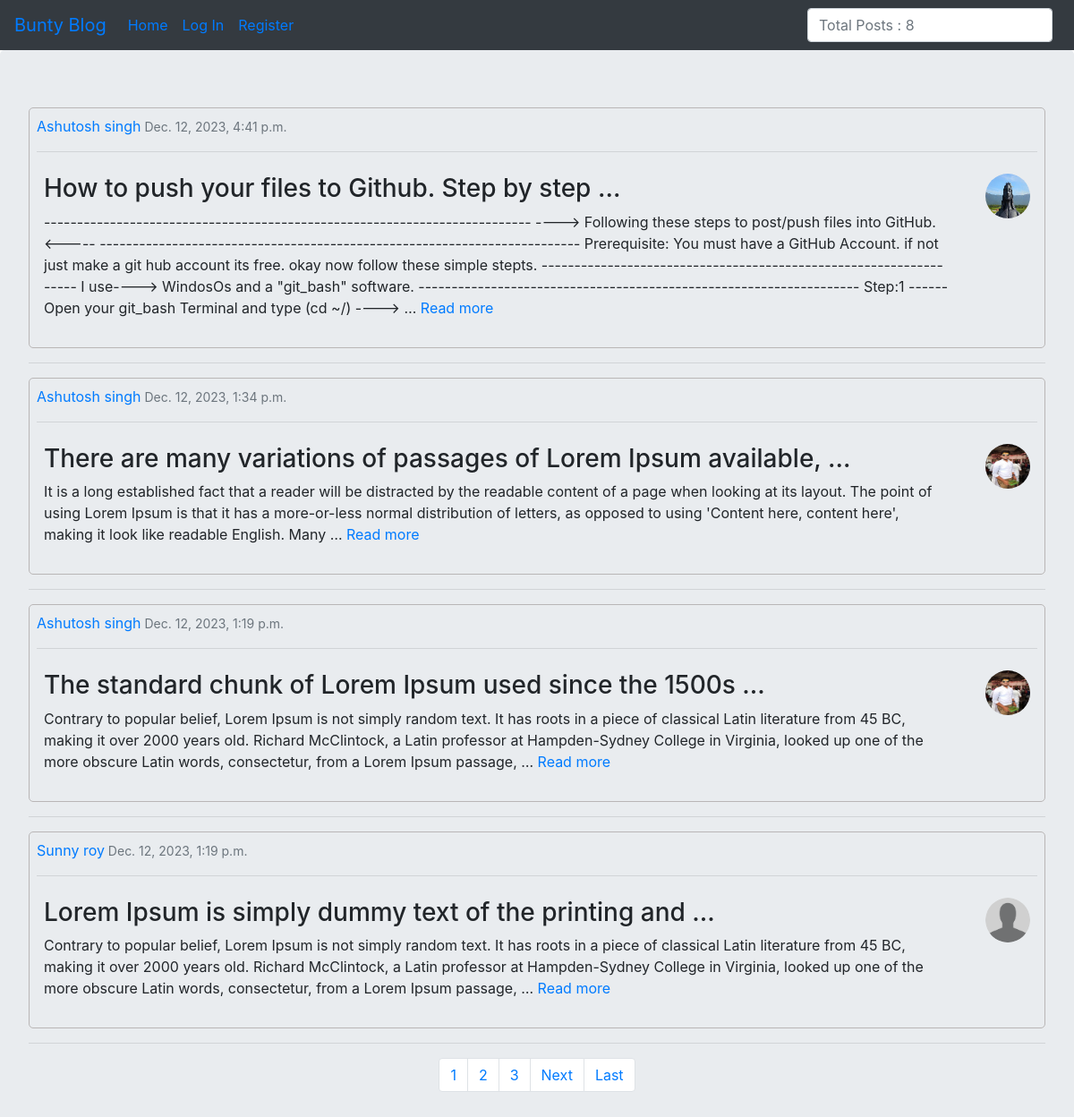
The page / on the database its author committed.
### blogapp/models.py (models this page shows, shortened)
class Post(models.Model):
    title=models.CharField(max_length=100)
    body=models.TextField()
    author=models.ForeignKey(User,on_delete=models.CASCADE)
    date=models.DateTimeField(default=timezone.now)
    like=models.ManyToManyField(User,related_name='like',blank=True)

### users/models.py (models this page shows, shortened)
class Profile(models.Model):
    user=models.OneToOneField(User,on_delete=models.CASCADE)
    bio=models.CharField(max_length=30)
    fb_url=models.CharField(max_length=50)
    image=models.ImageField(default='default.jpg',upload_to='profile_pic')

### blogapp/views.py (the view)
# urls.py: 2. Add a URL to urlpatterns:  path('', Home.as_view(), name='home')
def Home(request):
    posts = Post.objects.all().order_by('-id')
    total = Post.objects.all().count()
    items_per_page = 4
    paginator = Paginator(posts, items_per_page)
    page = request.GET.get('page')
    try:
        current_page = paginator.page(page)
    except PageNotAnInteger:
        current_page = paginator.page(1)
    except EmptyPage:
        current_page = paginator.page(paginator.num_pages)
    return render(request, 'blogapp/home.html', {'title': 'Home', 'posts': posts, 'total': total, 'current_page': current_page})

### templates/blogapp/home.html (shortened to what this page needs)
{% extends 'blogapp/base.html' %}
{% block bodyblock %}
<div class="jumbotron">
    {% for post in current_page %}
    <div class="container p-2" style="border: 1px solid rgb(185, 182, 182); border-radius: 5px;">
        <a href="#"> {{post.author.first_name | capfirst}} {{post.author.last_name}}</a><small class="text-muted">
            {{post.date}} </small>
        <hr>
        <div class="d-flex bd-highlight">
            <div class="p-2 flex-grow-1 bd-highlight">
                <h3>{{post.title | capfirst | truncatewords:10}}</h3>
                <p>{{post.body | truncatewords:55 }} <a href="/details/{{post.id}}">Read more</a></p>
            </div>
            <div class="p-2 bd-highlight"> <img class="ml-4 rounded-circle" src="{{post.author.profile.image.url}}"
                    alt="No image" width="50" height="50"></div>
        </div>
    </div>
    <hr>
    {% endfor %}
    <nav aria-label="Page navigation example">
        <ul class="pagination justify-content-center">
            <li class="page-item"><a class="page-link" href="?page=1">1</a></li>
            <li class="page-item"><a class="page-link" href="?page=2">2</a></li>
            <li class="page-item"><a class="page-link" href="?page=3">3</a></li>
            {% if current_page.has_next %}
            <li class="page-item"><a class="page-link" href=" ?page={{ current_page.next_page_number }}">Next</a>
            <li class="page-item"><a class="page-link" href=" ?page={{ current_page.paginator.num_pages }}">Last</a>
            </li>
            {% endif %}
        </ul>
    </nav>
</div>
{% endblock %}

### templates/blogapp/base.html (shortened to what this page needs)
<!DOCTYPE html>
<html lang="en">
<head>
    <link rel="stylesheet" href="https://cdn.jsdelivr.net/npm/bootstrap@4.6.2/dist/css/bootstrap.min.css"
>
</head>
<body>
    <nav class="navbar navbar-expand-lg avbar-dark bg-dark ">
        <a class="navbar-brand" href="/">Bunty Blog</a>
        <div class="collapse navbar-collapse" id="navbarSupportedContent">
            <ul class="navbar-nav mr-auto">
                <li class="nav-item active">
                    <a class="nav-link" href="/">Home <span class="sr-only">(current)</span></a>
                </li>
                {% if user.is_authenticated %}
                <li class="nav-item">
                    <a class="nav-link" href="/mypost/{{user.id}}">My Posts</a>
                </li>
                <li class="nav-item">
                    <a class="nav-link" href="/addpost">Add Post</a>
                </li>
                <li class="nav-item">
                    <a class="nav-link" href="/accounts/logout">Log out</a>
                </li>
                <li class="nav-item">
                    <a class="nav-link" href="/profile">Profile</a>
                </li>
                {% else %}
                <li class="nav-item">
                    <a class="nav-link" href="/accounts/login">Log In</a>
                </li>
                <li class="nav-item">
                    <a class="nav-link" href="/register">Register</a>
                </li>
                {% endif %}
            </ul>
            <form class="form-inline my-2 my-lg-0">
                <input class="form-control mr-sm-2" type="search" placeholder="Total Posts : {{total}}"
                    aria-label="Search">
            </form>
        </div>
    </nav>
    {% block bodyblock %}
    {% endblock %}
</body>
</html>

### rows shown on the page
Post: author.first_name "Ashutosh", author.last_name "singh", date "Dec. 12, 2023, 4:41 p.m.", title "How to push your files to Github. Step by step …", body "-------------------------------------------------------------------------- ----> Following these steps to post/push files into GitHub. <----- ------------------------------------------------------------------------- Prerequisite: You must have a GitHub Account. if not just make a git hub account its free. okay now follow these simple stepts. ------------------------------------------------------------------ I use----> WindosOs and a \"git_bash\" software. ------------------------------------------------------------------- Step:1 ------ Open your git_bash Terminal and type (cd ~/) ----> …", author.profile.image (picture)
Post: author.first_name "Ashutosh", author.last_name "singh", date "Dec. 12, 2023, 1:34 p.m.", title "There are many variations of passages of Lorem Ipsum available, …", body "It is a long established fact that a reader will be distracted by the readable content of a page when looking at its layout. The point of using Lorem Ipsum is that it has a more-or-less normal distribution of letters, as opposed to using 'Content here, content here', making it look like readable English. Many …", author.profile.image (picture)
Post: author.first_name "Ashutosh", author.last_name "singh", date "Dec. 12, 2023, 1:19 p.m.", title "The standard chunk of Lorem Ipsum used since the 1500s …", body "Contrary to popular belief, Lorem Ipsum is not simply random text. It has roots in a piece of classical Latin literature from 45 BC, making it over 2000 years old. Richard McClintock, a Latin professor at Hampden-Sydney College in Virginia, looked up one of the more obscure Latin words, consectetur, from a Lorem Ipsum passage, …", author.profile.image (picture)
Post: author.first_name "Sunny", author.last_name "roy", date "Dec. 12, 2023, 1:19 p.m.", title "Lorem Ipsum is simply dummy text of the printing and …", body "Contrary to popular belief, Lorem Ipsum is not simply random text. It has roots in a piece of classical Latin literature from 45 BC, making it over 2000 years old. Richard McClintock, a Latin professor at Hampden-Sydney College in Virginia, looked up one of the more obscure Latin words, consectetur, from a Lorem Ipsum passage, …", author.profile.image (placeholder picture)
